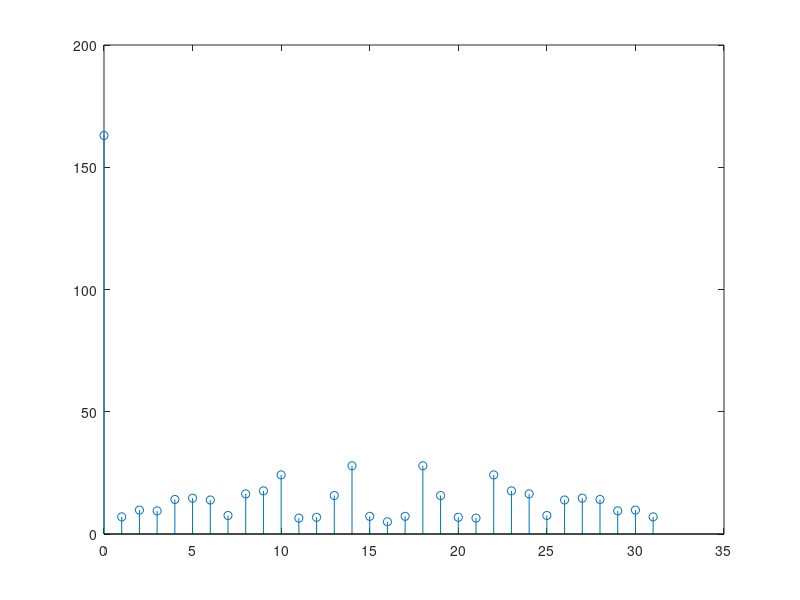
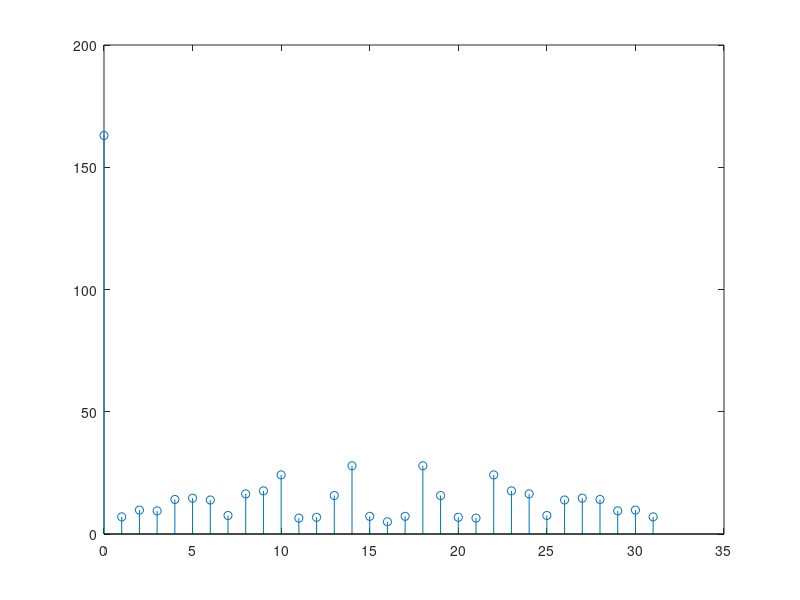

Write MATLAB code to recreate these figures, in order.
clc; clear all; close all;

N = 32;
NN = 0:N-1;
fft_mat = exp(-1j*2*pi/N*[0:N-1]' * [0:N-1]);
x = randi(9,N,1);
X_fft_mat = fft_mat * x;
X_fft = fft(x, N);

figure();
stem(NN, abs(X_fft_mat));
figure();
stem(NN, abs(X_fft));

a = zeros(64,1);
for i =1:64
   a(i) = i-1; 
end
a'
b = a+10;
a'*b